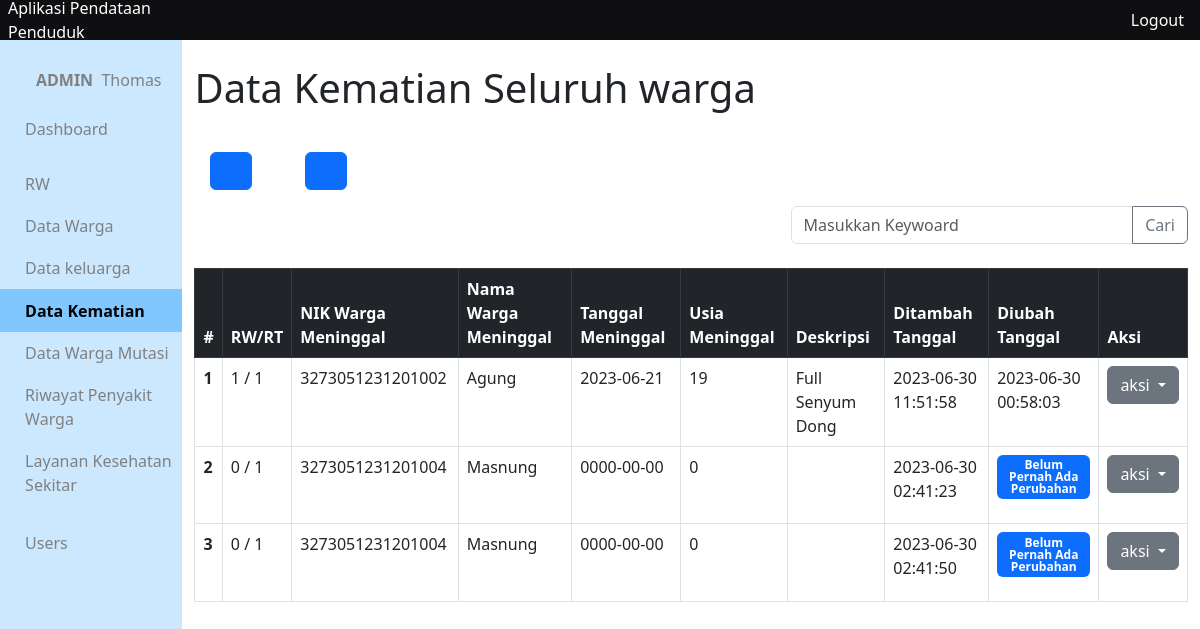
The page /app/views/kematian/ (signed in) on the database as committed earlier.
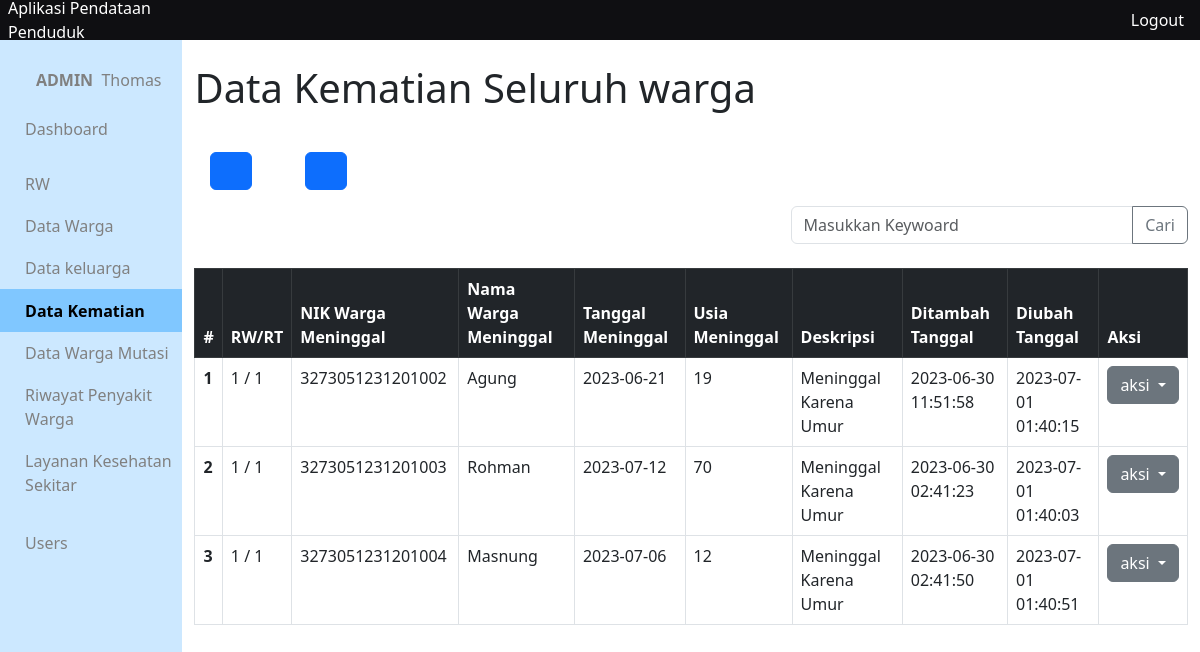
The same page on the database as committed later.
### tables this page shows
CREATE TABLE `kematian` (
  `id_kematian` int(10) NOT NULL,
  `rw_kematian` int(10) DEFAULT NULL,
  `rt_kematian` int(10) DEFAULT NULL,
  `nik_kematian` varchar(16) DEFAULT NULL,
  `tanggal_kematian` date DEFAULT NULL,
  `usia_kematian` int(3) DEFAULT NULL,
  `deskripsi_kematian` varchar(300) DEFAULT NULL,
  `created_at` timestamp NOT NULL DEFAULT current_timestamp(),
  `updated_at` timestamp NOT NULL DEFAULT current_timestamp()
);

CREATE TABLE `warga` (
  `nik_warga` varchar(16) NOT NULL,
  `no_kk` varchar(16) DEFAULT NULL,
  `status_kk` varchar(50) DEFAULT NULL,
  `nama_warga` varchar(300) DEFAULT NULL,
  `tempat_lahir` varchar(300) DEFAULT NULL,
  `tanggal_lahir` date DEFAULT NULL,
  `alamat_ktp` varchar(300) DEFAULT NULL,
  `alamat_tinggal` varchar(300) DEFAULT NULL,
  `no_rt` int(10) DEFAULT NULL,
  `no_rw` int(10) DEFAULT NULL,
  `agama` varchar(50) DEFAULT NULL,
  `pendidikan_terakhir` varchar(20) DEFAULT NULL,
  `pekerjaan` varchar(200) DEFAULT NULL,
  `jenis_kelamin` char(1) DEFAULT NULL,
  `status_perkawinan` varchar(15) DEFAULT NULL,
  `status_warga` varchar(10) DEFAULT NULL,
  `status_kehidupan` varchar(10) DEFAULT NULL,
  `kewarganegaraan` varchar(10) DEFAULT NULL,
  `gol_darah` char(2) DEFAULT NULL,
  `kontak` varchar(15) DEFAULT NULL,
  `id_adder` int(10) DEFAULT NULL,
  `id_updater` int(10) DEFAULT NULL,
  `created_at` timestamp NULL DEFAULT current_timestamp(),
  `updated_at` timestamp NULL DEFAULT current_timestamp()
);

### app/functions/kematian/function-crud.php (called while the page is built, shortened)
<?php
require_once __DIR__.'/../main-function.php';
function getAllKematian(){
	$query = "SELECT *, kematian.created_at as ditambah, kematian.updated_at as diubah
	FROM kematian INNER JOIN warga
	ON kematian.nik_kematian = warga.nik_warga";
	return query($query);
}
 ?>

### app/functions/main-function.php (called while the page is built, shortened)
<?php
$conn = mysqli_connect("localhost", "root", '', "data_penduduk");
function query($query)
{
	global $conn;
	$result = mysqli_query($conn, $query);
	$rows = [];
		while( $row = mysqli_fetch_assoc($result) ) {
			$rows[] = $row;
		}
	return $rows;
}

### app/views/kematian/index.php (the view, shortened to what this page needs)
<?php include_once '../layouts/header.php' ?>
<?php include_once '../layouts/side-bar.php' ?>
<?php include_once '../../functions/kematian/function-crud.php' ?>
<?php include_once '../../functions/warga/function-crud.php' ?>
<div class="container">
<?php $warga_mati = getAllKematian(); ?>
<h1 class="mt-4">Data Kematian Seluruh warga</h1>
<?php include_once '../layouts/menu.php' ?>
<?php include_once '../layouts/form-cari.php' ?>
<table class="table table-hover table-bordered mt-2">
  <thead>
    <tr class="table-dark">
      <th scope="col">#</th>
      <th scope="col">RW/RT</th>
      <th scope="col">NIK Warga Meninggal</th>
      <th scope="col">Nama Warga Meninggal</th>
      <th scope="col">Tanggal Meninggal</th>
      <th scope="col">Usia Meninggal</th>
      <th scope="col">Deskripsi</th>
      <th scope="col">Ditambah Tanggal</th>
      <th scope="col">Diubah Tanggal</th>
      <th scope="col">Aksi</th>
    </tr>
  </thead>
  <tbody>
  	<?php if (!empty($warga_mati)): ?>
  	<?php $no = 1; ?>
  	<?php foreach ($warga_mati as $w) { ?>
    <tr>
      <th scope="row"><?= $no++; ?></th>
      <td><?= $w['rw_kematian']  ?> / <?= $w['rt_kematian'] ?></td>
      <td><?= $w['nik_kematian']  ?></td>
      <td><?= $w['nama_warga']  ?></td>
      <td><?= $w['tanggal_kematian']  ?></td>
      <td><?= $w['usia_kematian']  ?></td>
      <td><?= $w['deskripsi_kematian']  ?></td>
      <td><?= $w['ditambah']  ?></td>
      <td>
      <?php if ($w['diubah'] == '0000-00-00 00:00:00'): ?>
  			<div class="badge bg-primary text-wrap mb-3"> Belum Pernah Ada Perubahan </div>
  	  <?php else : ?>
  			<?= $w['diubah']  ?>
  	  <?php endif; ?>
  	  </td>
      <td>
      	<div class="dropdown">
		  <button class="btn btn-secondary dropdown-toggle" type="button" data-bs-toggle="dropdown" aria-expanded="false">
		    aksi
		  </button>
		</div>
      </td>
    </tr>
    <?php } ?>
  	<?php else : ?>
  		<h1>Data Tidak Ditemukan</h1>
  	<?php endif ?>
</table>
</div>
<?php include_once '../layouts/footer.php' ?>

### app/views/layouts/header.php (shortened to what this page needs)
<!DOCTYPE html>
<html lang="en">
<head>
	<link href="https://cdn.jsdelivr.net/npm/bootstrap@5.3.0/dist/css/bootstrap.min.css" rel="stylesheet">
	<link rel="stylesheet" href="../../css/colors.css">
	<link rel="stylesheet" href="../../css/side-bar.css">
	<link rel="stylesheet" href="../../css/menu.css">
	<link rel="stylesheet" href="../../css/style.css">
</head>
<body>
<header>
	<div class="app-name" style="height: 100%;">
		<a href="../dashboard" style="text-decoration: none; color: white;" class="d-flex align-items-center justify-content-center mx-2">
		</a>
	</div>
	<div class="logout d-flex" align="right" style="height: 100%;">
		<a href="../../../logout.php" style="text-decoration: none; color: white;" class="d-flex align-items-center ">
			Logout
		</a>
	</div>
</header>
<div class="main-content">

### app/views/layouts/side-bar.php (shortened to what this page needs)
<?php
function is_active($page){
	if (basename(dirname($_SERVER['PHP_SELF'])) === $page) {
		echo "active";
	}else{
		echo "";
	}
}
$dir_file = basename(dirname($_SERVER['PHP_SELF'])).'/'.basename($_SERVER['PHP_SELF']);
?>
<div class="side-bar">
	<div class="side-bar-head">
		<div class="menu-item <?= $dir_file === 'user/profil.php' ? 'active' : '' ?> my-2 container">
		<a href="../user/profil.php">
			<ion-icon name="person-circle-outline" size="large" class="mx-2"></ion-icon><b class="text-uppercase"><?= $_SESSION['level'] ?></b> &nbsp <?= $_SESSION['nama'] ?>
		</a>
		</div>
		<div class="menu-item <?php is_active('dashboard') ?>">
		<a href="../dashboard/">
			<ion-icon name="home-sharp" size="large" class="mx-2"></ion-icon>Dashboard
		</a>
		</div>
	</div>
	<div class="side-bar-menu">
		<div class="menu-item  <?php is_active('rw'); is_active('rt') ?>">
		<a href="../rw/">
			<ion-icon name="radio-button-on-outline" size="large" class="mx-2"></ion-icon>RW
		</a>
		</div>
		<div class="menu-item  <?php is_active('warga') ?>">
		<a href="../warga/">
			<ion-icon name="accessibility-sharp" size="large" class="mx-2"></ion-icon>Data Warga
		</a>
		</div>
		<div class="menu-item  <?php is_active('keluarga') ?>">
		<a href="../keluarga/">
			<ion-icon name="people-sharp" size="large" class="mx-2"></ion-icon>Data keluarga
		</a>
		</div>
		<div class="menu-item  <?php is_active('kematian') ?>">
		<a href="../kematian/">
			<ion-icon name="remove-circle-sharp" size="large" class="mx-2"></ion-icon>Data Kematian
		</a>
		</div>
		<div class="menu-item  <?php is_active('mutasi') ?>">
		<a href="../mutasi/">
			<ion-icon name="move-sharp" size="large" class="mx-2"></ion-icon>Data Warga Mutasi
		</a>
		</div>
		<div class="menu-item  <?php is_active('penyakit-warga') ?>">
		<a href="../penyakit-warga/">
			<ion-icon name="heart-half-sharp" size="large" class="mx-2"></ion-icon>Riwayat Penyakit Warga
		</a>
		</div>
		<div class="menu-item  <?php is_active('layanan-kesehatan') ?>">
		<a href="../layanan-kesehatan/">
			<ion-icon name="medkit-outline" size="large" class="mx-2"></ion-icon>Layanan Kesehatan Sekitar
		</a>
		</div>
		<div class="menu-item mt-3
		<?= $dir_file === 'user/index.php' ? 'active' : '' ?>
		<?= $dir_file === 'user/tambah.php' ? 'active' : '' ?>
		<?= $dir_file === 'user/ubah.php' ? 'active' : '' ?> ">
		<a href="../user/">
			<ion-icon name="people-circle-outline" size="large" class="mx-2"></ion-icon>Users
		</a>
		</div>
	</div>
</div>

### app/views/layouts/menu.php (shortened to what this page needs)
<div class="menu-crud-wrapper mt-4">
	<div class="menu-crud flex-column">
		<div class="menu-crud-item p-3">
			<a href="tambah.php" class="btn btn-primary" role="button">
			</a>
			<a href="<?= basename($_SERVER['PHP_SELF']).'?'.$_SERVER['QUERY_STRING'] ?>" class="btn btn-primary ms-5" role="button">
			</a>
		</div>
	</div>
</div>

### app/views/layouts/form-cari.php
<form action="<?= basename($_SERVER['PHP_SELF']) ?>" method="get" style="width: 100%;" class=" d-flex justify-content-end">
	<div class="input-group mb-3" style="width: 40%;">
	  	<input type="text" class="form-control" placeholder="Masukkan Keywoard" aria-describedby="button-addon2" name="keyword">
	  	<button class="btn btn-outline-secondary" type="submit" id="button-addon2" name="cari">Cari</button>
	</div>
</form>

### app/views/layouts/footer.php (shortened to what this page needs)
</div>
</body>
</html>

### app/css/colors.css (style rules this page uses)
:root { --pink: #ecc6b3; --docks: #42506B; --haze: #C6CEFF; --fairy: #45E3FF; --rang1: #CCE8FF; --rang2: #B3DDFF; --rang3: #99D2FF; --rang4: #80C7FF; }

### app/css/side-bar.css (style rules this page uses)
.side-bar { padding-top: 1%; box-sizing: border-box; width: 18%; height: 300vh; display: flex; flex-direction: column; background-color: var(--rang1); }
.side-bar a { text-decoration: none; color: black; }
.side-bar-head { margin-bottom: 7%; }
.side-bar .menu-item a { transition: 0.1s; padding: 5%; width: 100%; display: flex; color: grey; align-items: center; }
.side-bar .active { background-color: tomato; color: black; background-color: var(--rang4); font-weight: bold; }
.side-bar .active a { color: black; }

### app/css/style.css (style rules this page uses)
* { margin: 0; padding: 0; }
body { width: 100vw; height: 100vh; }
header { background-color: #0F0F12; width: 100%; height: 5%; color: white; display: flex; flex-direction: row; }
header .logout { margin-left: 80%; }
header .app-name { display: flex; justify-content: left; align-items: center; }
.main-content { width: 100%; height: 95%; display: flex; flex-direction: row; }

Rows that differ between the two databases and show on the page:
changed kematian "Agung": deskripsi_kematian "Full Senyum Dong" → "Meninggal Karena Umur"; updated_at "2023-06-30 00:58:03" → "2023-07-01 01:40:15"
changed kematian: rw_kematian "0" → "1"; nik_kematian "3273051231201004" → "3273051231201003"; nik_kematian.nama_warga "Masnung" → "Rohman"; tanggal_kematian "0000-00-00" → "2023-07-12"; usia_kematian "0" → "70"; deskripsi_kematian (not shown) → "Meninggal Karena Umur"; updated_at (not shown) → "2023-07-01 01:40:03"; no longer shows "Belum Pernah Ada Perubahan"
changed kematian "Masnung": rw_kematian "0" → "1"; tanggal_kematian "0000-00-00" → "2023-07-06"; usia_kematian "0" → "12"; deskripsi_kematian (not shown) → "Meninggal Karena Umur"; updated_at (not shown) → "2023-07-01 01:40:51"; no longer shows "Belum Pernah Ada Perubahan"
